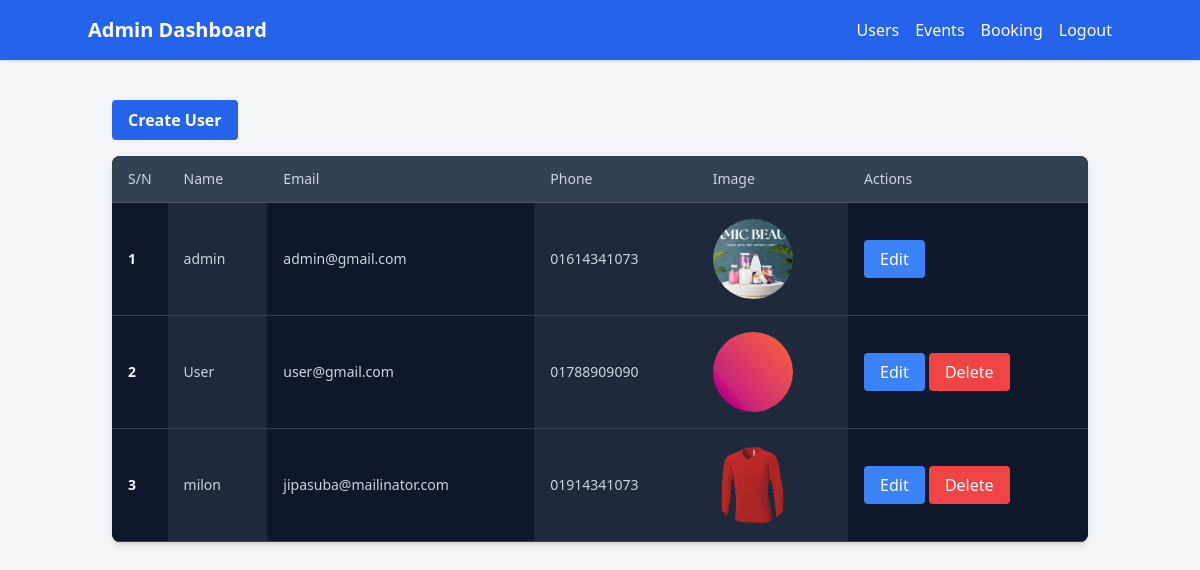
The app's page /users (signed in) with its own data.
### tables this page shows
CREATE TABLE IF NOT EXISTS `users` (
  `id` int NOT NULL AUTO_INCREMENT,
  `name` varchar(255) NOT NULL,
  `email` varchar(255) NOT NULL,
  `phone` varchar(15) NOT NULL,
  `password` varchar(255) NOT NULL,
  `role` varchar(50) NOT NULL DEFAULT 'user',
  `profile_photo` varchar(255) DEFAULT NULL,
  `created_at` timestamp NULL DEFAULT CURRENT_TIMESTAMP,
  `updated_at` timestamp NULL DEFAULT CURRENT_TIMESTAMP ON UPDATE CURRENT_TIMESTAMP,
  PRIMARY KEY (`id`),
  UNIQUE KEY `email` (`email`)
);

### controllers/admin/UserController.php (called while the page is built, shortened)
<?php
require_once 'models/User.php';
class UserController
{
    public  function __construct()
    {
        $this->user = new User();
    }
    public function index(): void
    {
        $users = $this->user->getAllUsers();
        include 'views/admin/user/users.php';
    }
}

### models/User.php (called while the page is built, shortened)
<?php
require_once 'config/connection.php';
class User
{
    public function getAllUsers(): array
    {
        if (isset($_SESSION['role']) && $_SESSION['role'] == 'admin') {
            global $conn;
            $stmt = $conn->prepare("SELECT id, name, email, phone, role, profile_photo , created_at, updated_at FROM users");
            if ($stmt->execute()) {
                $result = $stmt->get_result();
                if ($result->num_rows > 0) {
                    return $result->fetch_all(MYSQLI_ASSOC);
                }
                return [];
            }
            return [];
        }
    }
}

### views/admin/user/users.php (the view, shortened to what this page needs)
<!DOCTYPE html>
<html lang="en">
<head>
    <script src="https://cdn.tailwindcss.com"></script>
</head>
<body class="bg-gray-100">
    <?php
    include_once "views/components/admin-navbar.php";
    ?>
    <div class="container mx-auto py-10 px-6">
        <a href="create-user"
            class="inline-block bg-blue-600 text-white font-bold py-2 px-4 rounded hover:bg-blue-700 mb-4">
            Create User
        </a>
        <div
            class="relative flex flex-col w-full h-full overflow-scroll text-slate-300 bg-slate-800 shadow-md rounded-lg bg-clip-border">
            <table class="w-full text-left table-auto min-w-max">
                <thead>
                    <tr>
                        <th class="p-4 border-b border-slate-600 bg-slate-700">
                            <p class="text-sm font-normal leading-none text-slate-300">
                                S/N
                            </p>
                        </th>
                        <th class="p-4 border-b border-slate-600 bg-slate-700">
                            <p class="text-sm font-normal leading-none text-slate-300">
                                Name
                            </p>
                        </th>
                        <th class="p-4 border-b border-slate-600 bg-slate-700">
                            <p class="text-sm font-normal leading-none text-slate-300">
                                Email
                            </p>
                        </th>
                        <th class="p-4 border-b border-slate-600 bg-slate-700">
                            <p class="text-sm font-normal leading-none text-slate-300">
                                Phone
                            </p>
                        </th>
                        <th class="p-4 border-b border-slate-600 bg-slate-700">
                            <p class="text-sm font-normal leading-none text-slate-300">
                                Image
                            </p>
                        </th>
                        <th class="p-4 border-b border-slate-600 bg-slate-700">
                            <p class="text-sm font-normal leading-none text-slate-300">
                                Actions
                            </p>
                        </th>
                    </tr>
                </thead>
                <tbody>
                    <?php
                    $sn = 1;
                    foreach ($users as $user):
                    ?>
                    <tr class="hover:bg-slate-700">
                        <td class="p-4 w-1 border-b border-slate-700 bg-slate-900">
                            <p class="text-sm text-slate-100 font-semibold">
                                <?php echo htmlspecialchars($sn); ?>
                            </p>
                        </td>
                        <td class="p-4 border-b border-slate-700 bg-slate-800">
                            <p class="text-sm text-slate-300">
                                <?php echo htmlspecialchars($user['name']); ?>
                            </p>
                        </td>
                        <td class="p-4 border-b border-slate-700 bg-slate-900">
                            <p class="text-sm text-slate-300">
                                <?php echo htmlspecialchars($user['email']); ?>
                            </p>
                        </td>
                        <td class="p-4 border-b border-slate-700 bg-slate-800">
                            <p class="text-sm text-slate-300">
                                <?php echo htmlspecialchars($user['phone']); ?>
                            </p>
                        </td>
                        <td class="p-4 border-b border-slate-700 bg-slate-800">
                            <p class="text-sm text-slate-300">
                                <img class="w-20 h-20 object-cover rounded-full"
                                    src="<?php echo htmlspecialchars($user['profile_photo']); ?>" alt="">
                            </p>
                        </td>
                        <td class="p-4 border-b border-slate-700 bg-slate-900">
                            <a href="edit-user?id=<?php echo $user['id']; ?>"
                                class="bg-blue-500 text-white py-2 px-4 rounded hover:bg-blue-600">Edit</a>
                            <?php
                                if ($user['role'] != 'admin') {
                                ?>
                            <a href="delete_user?id=<?php echo $user['id']; ?>"
                                onclick="return confirm('Are you sure?');"
                                class="bg-red-500 text-white py-2 px-4 rounded hover:bg-red-600">Delete</a>
                            <?php
                                }
                                ?>
                        </td>
                    </tr>
                    <?php
                        $sn++;
                    endforeach;
                    ?>
                </tbody>
            </table>
        </div>
    </div>
</body>
</html>

### index.php (shortened to what this page needs)
<?php
$request = explode('/', trim(parse_url($_SERVER['REQUEST_URI'], PHP_URL_PATH), '/'));
$route   = $request[0] ?? '';
function isAuthenticated(): bool
{
    return isset($_SESSION['authenticated']) && $_SESSION['authenticated'] === true;
}
switch ($route) {
    case 'users':
        require_once 'controllers/admin/UserController.php';
        $userController = new UserController();
        if (isAuthenticated() && ($_SESSION['role'] === 'admin')) {
            $userController->index();
        } else {
            include 'views/components/unauthorized.php';
        }
        break;
}

### views/components/admin-navbar.php
<header class="bg-blue-600 text-white p-4 shadow">
    <div class="container mx-auto flex justify-between items-center">
        <h1 class="text-xl font-bold">
            <a href="/">
                Admin Dashboard
            </a>
        </h1>
        <nav>
            <ul class="flex space-x-4">
                <li><a href="/users" class="hover:underline">Users</a></li>
                <li><a href="/events" class="hover:underline">Events</a></li>
                <li><a href="/bookings" class="hover:underline">Booking</a></li>
                <form action="/logout" method="POST">
                    <button type="submit" class="hover:underline text-white bg-transparent border-0">
                        Logout
                    </button>
                </form>
            </ul>
        </nav>
    </div>
</header>

### records on screen
users: name "admin", email "admin@gmail.com", phone "01614341073", profile_photo (picture)
users: name "User", email "user@gmail.com", phone "01788909090", profile_photo (picture)
users: name "milon", email "jipasuba@mailinator.com", phone "01914341073", profile_photo (picture)
